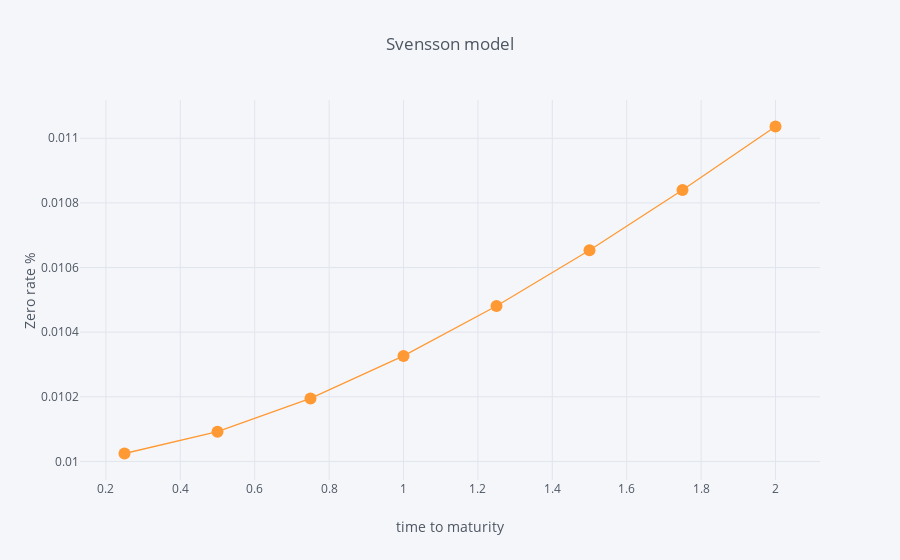

Notebook code for this chart:
### Code cell
t = np.arange(0.25,2.25,0.25)
y = svensson_model(0.02, -0.01, -0.01, 0, 2 , 2,t)
df_svensson = pd.DataFrame({'t':{},'y':{}})
n = t.shape[0]
df_svensson['t'] = np.zeros(n)
df_svensson['y'] = np.zeros(n)
num = 0
for i in t:
    df_svensson['t'][num] = i
    num+=1
num = 0
for i in y:
    df_svensson['y'][num] = i
    num+=1
# df_svensson['y'] = df_svensson['y'] *100
# print(df_svensson)
df_svensson.iplot(x = 't' , y = 'y' , yTitle = 'Zero rate %' , xTitle = 'time to maturity' , title = 'Svensson model' , mode = 'markers + lines')

### Figure 1 — Plotly figure (JSON) as saved in the notebook; plotly's stock layout.template omitted (floating-point values rounded to 4 significant figures)
{"data": [{"line": {"color": "rgba(255, 153, 51, 1.0)", "dash": "solid", "shape": "linear", "width": 1.3}, "marker": {"size": 12, "symbol": "circle"}, "mode": "markers+lines", "name": "y", "text": "", "type": "scatter", "uid": "9bc9d34f-a876-48d2-b16e-020a69db4561", "x": [0.25, 0.5, 0.75, 1, 1.25, 1.5, 1.75, 2], "y": [0.01002, 0.01009, 0.01019, 0.01033, 0.01048, 0.01065, 0.01084, 0.01104]}], "layout": {"legend": {"bgcolor": "#F5F6F9", "font": {"color": "#4D5663"}}, "paper_bgcolor": "#F5F6F9", "plot_bgcolor": "#F5F6F9", "title": {"font": {"color": "#4D5663"}, "text": "Svensson model"}, "xaxis": {"gridcolor": "#E1E5ED", "showgrid": true, "tickfont": {"color": "#4D5663"}, "title": {"font": {"color": "#4D5663"}, "text": "time to maturity"}, "zerolinecolor": "#E1E5ED"}, "yaxis": {"gridcolor": "#E1E5ED", "showgrid": true, "tickfont": {"color": "#4D5663"}, "title": {"font": {"color": "#4D5663"}, "text": "Zero rate %"}, "zerolinecolor": "#E1E5ED"}}}
